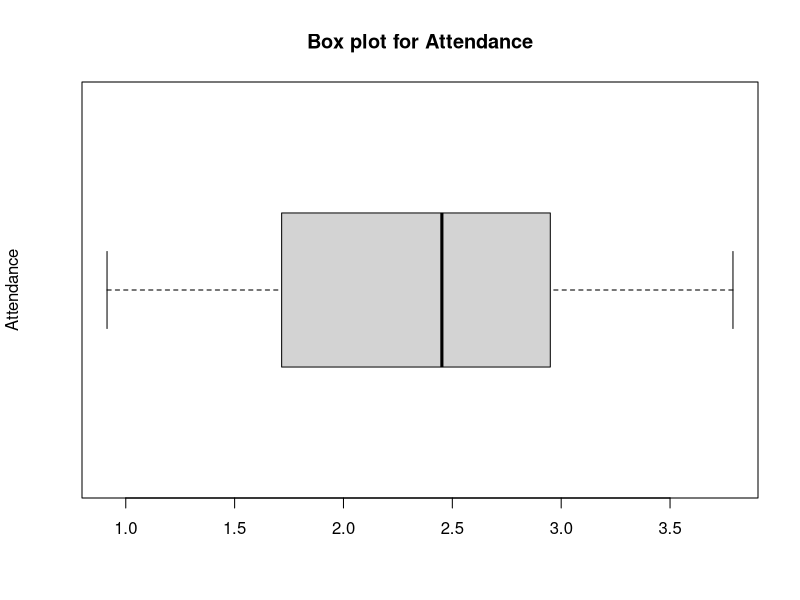
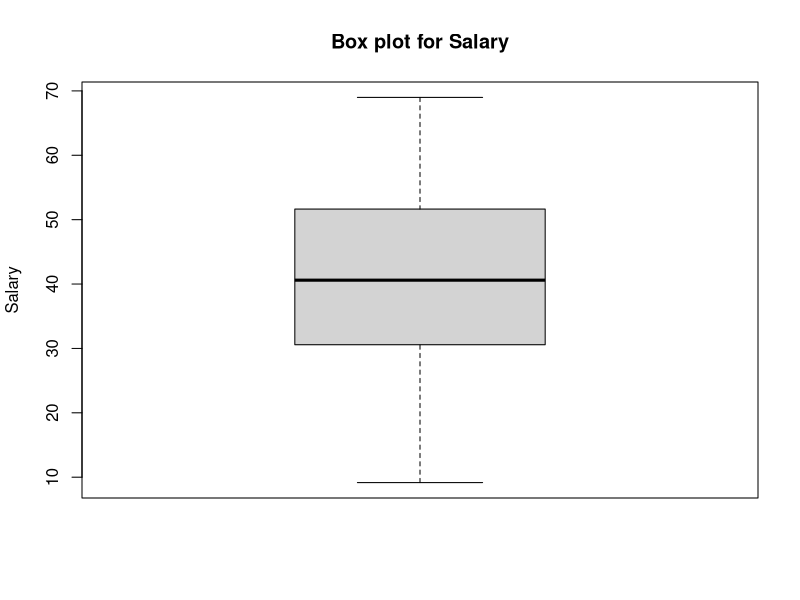
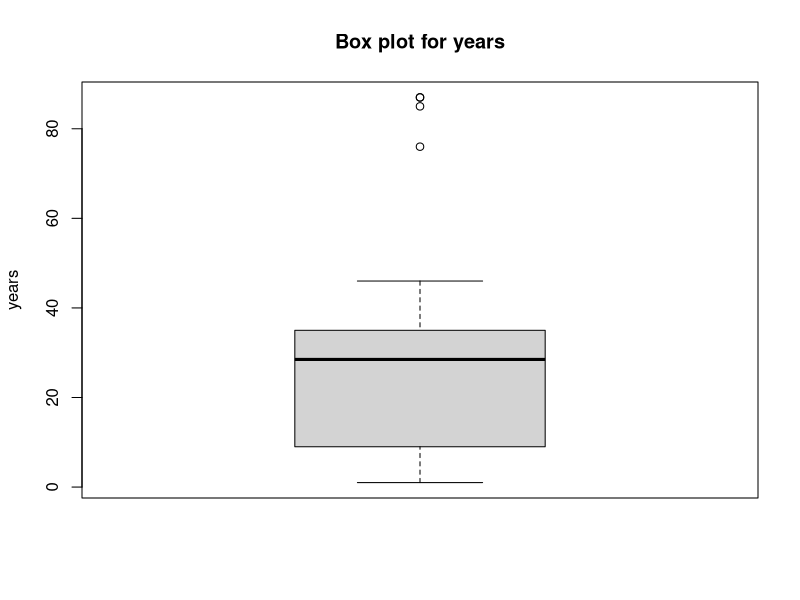
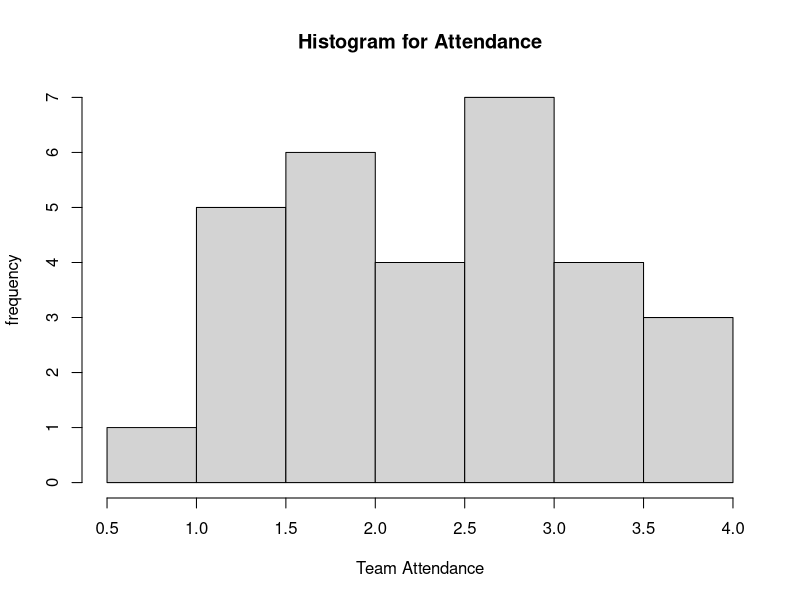
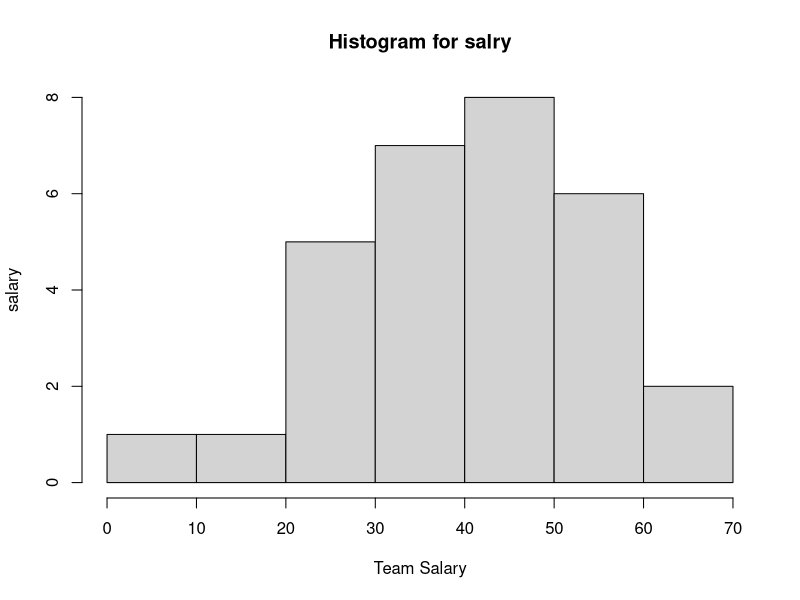
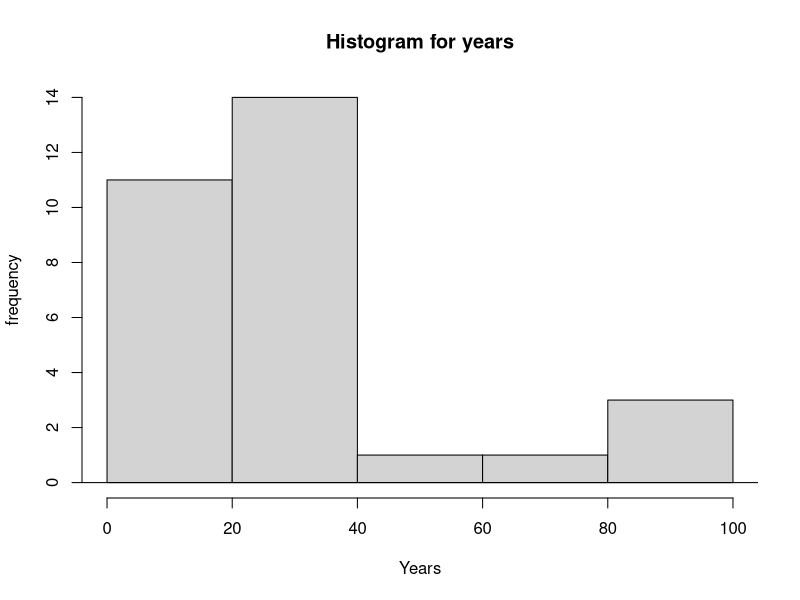

Write the R code that produced these figures, in order.
setwd("D:\\SLIIT\\Y2\\S2\\2year - 2nd sem IT\\PAS\\4")
getwd()

data<-read.table("DATA 4.txt", header = TRUE)
data

#rename columns
names(data)<-c("Team", "Team Attendance","Team Salary","Years")
data

attach(data)


#boxplot

boxplot(`Team Attendance`,main="Box plot for Attendance", ylab="Attendance", horizontal = TRUE)
boxplot(`Team Salary`,main="Box plot for Salary", ylab="Salary")
boxplot(Years,main="Box plot for years", ylab="years")

#histogram
hist(`Team Attendance`, main="Histogram for Attendance", ylab = "frequency")
hist(`Team Salary`, main="Histogram for salry", ylab = "salary")
hist(Years, main="Histogram for years", ylab = "frequency")
abline(h=0)


#steam leaf plot
stem(`Team Attendance`)
stem(`Team Salary`)
stem(Years)


#mean
mean(`Team Attendance`)
mean(`Team Salary`)
mean(Years)

#median
median(`Team Attendance`)
median(`Team Salary`)
median(Years)


#standard deviation
sd(`Team Attendance`)
sd(`Team Salary`)
sd(Years)


#quartiles

#getall data
summary(`Team Attendance`)

#first Quartile
quantile(`Team Attendance`)

quantile(`Team Attendance`)[2]
quantile(`Team Salary`)[2]
quantile(Years)[2]

#third Q
quantile(`Team Attendance`)[4]
quantile(`Team Salary`)[4]
quantile(Years)[4]


#Interquartile Range.  
IQR(`Team Attendance`)
IQR(`Team Salary`)
IQR(Years)


#function for find mode
get.modes<-function(y){
  counts<-table(y)
  names(counts)[counts==max(counts)]
}

get.modes(Years)


#function for find outliers
get.outliers<-function(z){
  q1<-quantile(z)[2]
  q3<-quantile(z)[4]
  iqr<-q3-q1
  minOutlier<-q1-1.5*iqr
  maxOutlier<-q3+1.5*iqr
  print(paste("Upper Bound",maxOutlier))
  print(paste("Lower Bound",minOutlier))
  print(paste("Outliers",paste(sort(z[z<minOutlier|z>maxOutlier]),collapse = ",")))
}

get.outliers(Years)
